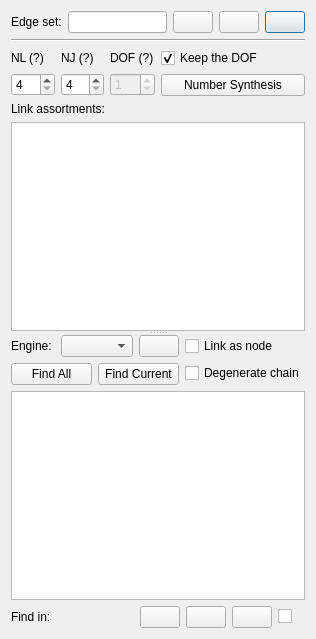
<?xml version="1.0" encoding="UTF-8"?>
<ui version="4.0">
 <class>Form</class>
 <widget class="QWidget" name="Form">
  <property name="geometry">
   <rect>
    <x>0</x>
    <y>0</y>
    <width>310</width>
    <height>639</height>
   </rect>
  </property>
  <property name="windowTitle">
   <string>Form</string>
  </property>
  <property name="windowIcon">
   <iconset resource="../../../icons.qrc">
    <normaloff>:/icons/number.png</normaloff>:/icons/number.png</iconset>
  </property>
  <layout class="QVBoxLayout" name="verticalLayout_4">
   <item>
    <layout class="QHBoxLayout" name="horizontalLayout_4">
     <item>
      <widget class="QLabel" name="edges_label">
       <property name="text">
        <string>Edge set:</string>
       </property>
      </widget>
     </item>
     <item>
      <widget class="QLineEdit" name="edges_text">
       <property name="readOnly">
        <bool>true</bool>
       </property>
      </widget>
     </item>
     <item>
      <widget class="QPushButton" name="expr_copy">
       <property name="statusTip">
        <string>Copy expression.</string>
       </property>
       <property name="icon">
        <iconset resource="../../../icons.qrc">
         <normaloff>:/icons/copy.png</normaloff>:/icons/copy.png</iconset>
       </property>
      </widget>
     </item>
     <item>
      <widget class="QPushButton" name="expr_add_collection">
       <property name="statusTip">
        <string>Add to collection.</string>
       </property>
       <property name="text">
        <string/>
       </property>
       <property name="icon">
        <iconset resource="../../../icons.qrc">
         <normaloff>:/icons/collections.png</normaloff>:/icons/collections.png</iconset>
       </property>
      </widget>
     </item>
     <item>
      <widget class="QPushButton" name="from_mechanism_button">
       <property name="statusTip">
        <string>Analyze current mechanism from canvas.</string>
       </property>
       <property name="icon">
        <iconset resource="../../../icons.qrc">
         <normaloff>:/icons/merge_from.png</normaloff>:/icons/merge_from.png</iconset>
       </property>
       <property name="autoDefault">
        <bool>true</bool>
       </property>
       <property name="default">
        <bool>true</bool>
       </property>
      </widget>
     </item>
    </layout>
   </item>
   <item>
    <widget class="Line" name="line">
     <property name="orientation">
      <enum>Qt::Horizontal</enum>
     </property>
    </widget>
   </item>
   <item>
    <widget class="QSplitter" name="splitter">
     <property name="orientation">
      <enum>Qt::Vertical</enum>
     </property>
     <widget class="QWidget" name="verticalLayoutWidget">
      <layout class="QVBoxLayout" name="verticalLayout_2">
       <item>
        <layout class="QHBoxLayout" name="horizontalLayout_2">
         <item>
          <layout class="QGridLayout" name="gridLayout">
           <item row="0" column="1">
            <widget class="QLabel" name="NJ_text">
             <property name="toolTip">
              <string>Number of joints</string>
             </property>
             <property name="text">
              <string>NJ (?)</string>
             </property>
            </widget>
           </item>
           <item row="0" column="0">
            <widget class="QLabel" name="NL_text">
             <property name="toolTip">
              <string>Number of links</string>
             </property>
             <property name="text">
              <string>NL (?)</string>
             </property>
            </widget>
           </item>
           <item row="2" column="0">
            <widget class="QSpinBox" name="NL_input">
             <property name="minimum">
              <number>4</number>
             </property>
            </widget>
           </item>
           <item row="2" column="1">
            <widget class="QSpinBox" name="NJ_input">
             <property name="minimum">
              <number>4</number>
             </property>
            </widget>
           </item>
           <item row="0" column="2">
            <widget class="QLabel" name="DOF_text">
             <property name="toolTip">
              <string>Degree of freedom</string>
             </property>
             <property name="text">
              <string>DOF (?)</string>
             </property>
            </widget>
           </item>
           <item row="2" column="2">
            <widget class="QSpinBox" name="DOF">
             <property name="enabled">
              <bool>false</bool>
             </property>
             <property name="minimum">
              <number>-99</number>
             </property>
             <property name="value">
              <number>1</number>
             </property>
            </widget>
           </item>
          </layout>
         </item>
         <item>
          <layout class="QVBoxLayout" name="verticalLayout_5">
           <item>
            <widget class="QCheckBox" name="keep_dof">
             <property name="statusTip">
              <string>Keep the degrees of freedom when adjusting numbers.</string>
             </property>
             <property name="text">
              <string>Keep the DOF</string>
             </property>
             <property name="checked">
              <bool>true</bool>
             </property>
            </widget>
           </item>
           <item>
            <widget class="QPushButton" name="number_synthesis_button">
             <property name="statusTip">
              <string>Find the possible number of different joints.</string>
             </property>
             <property name="text">
              <string>Number Synthesis</string>
             </property>
             <property name="autoDefault">
              <bool>true</bool>
             </property>
            </widget>
           </item>
          </layout>
         </item>
        </layout>
       </item>
       <item>
        <widget class="QLabel" name="link_assortments_label">
         <property name="text">
          <string>Link assortments:</string>
         </property>
        </widget>
       </item>
       <item>
        <widget class="QListWidget" name="link_assortments_list"/>
       </item>
      </layout>
     </widget>
     <widget class="QWidget" name="verticalLayoutWidget_2">
      <layout class="QVBoxLayout" name="verticalLayout_3">
       <item>
        <layout class="QHBoxLayout" name="horizontalLayout_7">
         <item>
          <layout class="QVBoxLayout" name="verticalLayout_6">
           <item>
            <layout class="QHBoxLayout" name="horizontalLayout">
             <item>
              <widget class="QLabel" name="graph_engine_text">
               <property name="text">
                <string>Engine: </string>
               </property>
              </widget>
             </item>
             <item>
              <widget class="QComboBox" name="graph_engine">
               <property name="statusTip">
                <string>Layout engine from NetworkX and Pydot (Graphviz).</string>
               </property>
               <property name="currentIndex">
                <number>-1</number>
               </property>
              </widget>
             </item>
             <item>
              <widget class="QPushButton" name="reload_atlas">
               <property name="toolTip">
                <string>Re-layout</string>
               </property>
               <property name="text">
                <string/>
               </property>
               <property name="icon">
                <iconset resource="../../../icons.qrc">
                 <normaloff>:/icons/data_update.png</normaloff>:/icons/data_update.png</iconset>
               </property>
              </widget>
             </item>
             <item>
              <spacer name="horizontalSpacer">
               <property name="orientation">
                <enum>Qt::Horizontal</enum>
               </property>
               <property name="sizeHint" stdset="0">
                <size>
                 <width>40</width>
                 <height>20</height>
                </size>
               </property>
              </spacer>
             </item>
            </layout>
           </item>
           <item>
            <layout class="QHBoxLayout" name="horizontalLayout_5">
             <item>
              <widget class="QPushButton" name="structure_synthesis_all_button">
               <property name="maximumSize">
                <size>
                 <width>100</width>
                 <height>16777215</height>
                </size>
               </property>
               <property name="statusTip">
                <string>Find the structure of mechanism from all numbers.</string>
               </property>
               <property name="text">
                <string>Find All</string>
               </property>
               <property name="autoDefault">
                <bool>true</bool>
               </property>
              </widget>
             </item>
             <item>
              <widget class="QPushButton" name="structure_synthesis_button">
               <property name="statusTip">
                <string>Find the structure of mechanism from specified numbers.</string>
               </property>
               <property name="text">
                <string>Find Current</string>
               </property>
               <property name="autoDefault">
                <bool>true</bool>
               </property>
              </widget>
             </item>
            </layout>
           </item>
          </layout>
         </item>
         <item>
          <layout class="QVBoxLayout" name="verticalLayout">
           <item>
            <widget class="QCheckBox" name="graph_link_as_node">
             <property name="statusTip">
              <string>Show the edges as nodes.</string>
             </property>
             <property name="text">
              <string>Link as node</string>
             </property>
            </widget>
           </item>
           <item>
            <widget class="QCheckBox" name="graph_degenerate">
             <property name="statusTip">
              <string>Keep degenerate chains in the result.</string>
             </property>
             <property name="text">
              <string>Degenerate chain</string>
             </property>
            </widget>
           </item>
          </layout>
         </item>
        </layout>
       </item>
       <item>
        <widget class="QListWidget" name="structure_list">
         <property name="contextMenuPolicy">
          <enum>Qt::CustomContextMenu</enum>
         </property>
         <property name="iconSize">
          <size>
           <width>200</width>
           <height>200</height>
          </size>
         </property>
         <property name="movement">
          <enum>QListView::Static</enum>
         </property>
         <property name="resizeMode">
          <enum>QListView::Adjust</enum>
         </property>
         <property name="spacing">
          <number>3</number>
         </property>
         <property name="viewMode">
          <enum>QListView::IconMode</enum>
         </property>
         <property name="uniformItemSizes">
          <bool>true</bool>
         </property>
        </widget>
       </item>
       <item>
        <layout class="QHBoxLayout" name="horizontalLayout_6">
         <item>
          <widget class="QLabel" name="time_title_label">
           <property name="text">
            <string>Find in:</string>
           </property>
          </widget>
         </item>
         <item>
          <widget class="QLabel" name="time_label"/>
         </item>
         <item>
          <spacer name="horizontalSpacer_2">
           <property name="orientation">
            <enum>Qt::Horizontal</enum>
           </property>
           <property name="sizeHint" stdset="0">
            <size>
             <width>40</width>
             <height>20</height>
            </size>
           </property>
          </spacer>
         </item>
         <item>
          <widget class="QPushButton" name="save_atlas">
           <property name="statusTip">
            <string>Save the atlas to image file.</string>
           </property>
           <property name="icon">
            <iconset resource="../../../icons.qrc">
             <normaloff>:/icons/picture.png</normaloff>:/icons/picture.png</iconset>
           </property>
          </widget>
         </item>
         <item>
          <widget class="QPushButton" name="save_edges">
           <property name="statusTip">
            <string>Save the edges of atlas to text file.</string>
           </property>
           <property name="icon">
            <iconset resource="../../../icons.qrc">
             <normaloff>:/icons/save_file.png</normaloff>:/icons/save_file.png</iconset>
           </property>
          </widget>
         </item>
         <item>
          <widget class="QPushButton" name="edges2atlas_button">
           <property name="statusTip">
            <string>Load the edges data from text file, then save them to image files.</string>
           </property>
           <property name="icon">
            <iconset resource="../../../icons.qrc">
             <normaloff>:/icons/edges_to_atlas.png</normaloff>:/icons/edges_to_atlas.png</iconset>
           </property>
           <property name="iconSize">
            <size>
             <width>40</width>
             <height>16</height>
            </size>
           </property>
          </widget>
         </item>
         <item>
          <widget class="QCheckBox" name="save_edges_auto">
           <property name="statusTip">
            <string>Re-synthesis when using save actions.</string>
           </property>
          </widget>
         </item>
         <item>
          <widget class="QLabel" name="save_edges_auto_label">
           <property name="text">
            <string>&lt;img src=&quot;:icons/data_update.png&quot; width=&quot;20&quot;&gt;</string>
           </property>
          </widget>
         </item>
        </layout>
       </item>
      </layout>
     </widget>
    </widget>
   </item>
  </layout>
 </widget>
 <resources>
  <include location="../../../icons.qrc"/>
 </resources>
 <connections/>
</ui>
